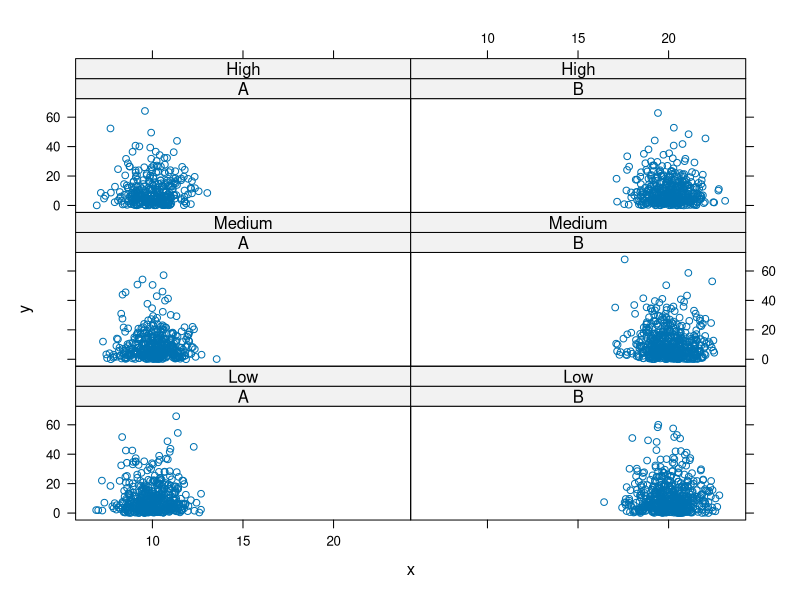

Source code (R):
# The idea here is to show how we can do a simulation with different
# combinations of settings and then organize the data into "long form"
# so that we can identify the outputs from each by the settings.

# We use two different settings - cond1 and cond2
# These have 2 and 3 possible values respectively.
# We run the simulation on all possible combinations of these two settings, i.e.
# 6 combinations.
# We replicate the simulation for each NumReplicates times.

# The simulation is simple here and just creates a data frame.
#
#

sim =
function(a, b, n = rpois(1, a + b))
    data.frame(x = rnorm(n, a), y = rexp(n, min(.1, b)))

# x = x, y = x*rep



cond1 = c("A", "B")
cond2 = c("High", "Medium", "Low")

mu = c(A = 10, B = 20)
rate = c(High = 40, Medium = 30, Low = 24)

NumReplicates = 10
 # Generate the 6 possible combinations of settings
# This is a data.frame of factors. We could use stringsAsFactors = FALSE
g = expand.grid(cond1, cond2)

# should be
# g = expand.grid(names etc....coz if you change name elsewhere, you could
# forget t change it here and then get an error

g

# note: see that there aren't any quotes around the strings, indicating that
# they're factors!

# Run the simulations for the 6 different levels.
# We could use apply() since these are character vectors
ans = lapply(seq_len(nrow(g)),
              function(i) {
                 settings = g[i,]
                 replicate(NumReplicates, sim(mu[settings[1,1]], rate[settings[1,2]]),
                           simplify = FALSE)
              })

# replicate uses sapply btw!

class(ans)
sapply(ans, class)
sapply(ans, length)

ans[[1]][[1]]

sapply(ans[[1]], nrow)
sapply(ans[[1]], class)



# note start--------------------------------------------------------------------
#  wouldn't g, mu and rate above be from the global environment? If we were to
# avoid using global variables, would the following be a decent approach?
ans = lapply(seq_len(nrow(g)),
              function(i, g, NumReplicates, mu, rate) {
                 settings = g[i,]
                 replicate(NumReplicates,
                           sim(mu[settings[1,1]], rate[settings[1,2]]),
                           simplify = FALSE)
              }, g, NumReplicates, mu, rate)

# breakdown of the above simulations for a single combination:
settings = g[1,] # combination of 'A' and 'High'
settings[1,1] # gives 'A'
mu[settings[1,1]] # gives 10, the value of mu for 'A' 
settings[1,2] # gives 'High'
rate[settings[1,2]] # gives 40, value of rate for 'High'
sim(mu[settings[1,1]], rate[settings[1,2]]) # single simulation set
# repeat simulation NumReplicates times
replicate(NumReplicates, sim(mu[settings[1,1]], rate[settings[1,2]]),
          simplify = FALSE)

# difference in results with and without simplify = FALSE
set.seed(0)
str(replicate(NumReplicates, sim(mu[settings[1,1]], rate[settings[1,2]]),
                 simplify = FALSE))

set.seed(0)
str(replicate(NumReplicates, sim(mu[settings[1,1]], rate[settings[1,2]])))

# ans is basically a nested list.
# First, it has 6 component lists corresponding to the 6 combinations of the conditions
# (cond1 and cond2)
# Each of the 6 components contain 10 replicates of the simulation.
# The simulation results themselves are dataframes.
# note end----------------------------------------------------------------------


# Now we convert the list of lists() of data frames to a single data frame
tmp = unlist(ans, recursive = FALSE)
length(tmp)
table(sapply(tmp, class))

ans1 = do.call(rbind, tmp)
class(ans)
dim(ans1)

# note start--------------------------------------------------------------------
# compare
str(tmp)
# with
str(unlist(ans))
# to appreciate why we use recursive = FALSE

# unlist() above removes the outtermost layer of condition
# 6 condition combinations * 10 replicates = 60 simulation dataframes

# We now have just a list of all the replicate dataframes, which are finally
# collapsed together with do.call and rbind
# note end----------------------------------------------------------------------


# Next we'll compute the appropriate values for cond1 and cond2 for each row
n = sapply(ans, function(x) sum(sapply(x, nrow)))
ans1$cond1 = rep(g[,1], n)
ans1$cond2 = ordered(rep(g[,2], n), labels = rev(cond2))

dim(ans1) # should be the same as sum(n)
sum(n)

# note start--------------------------------------------------------------------
# n = sapply(ans, function(x) sum(sapply(x, nrow)))
# eg. for the first cond1 cond2 combination
x = ans[[1]]
# length of simulation dataframes for each replicate
sapply(x, nrow)
# hence total no. of rows corresponding to first cond1 cond2 combination
sum(sapply(x, nrow))
# which is the same as
n[1]

# the above is repeated for each combination using another sapply
# finally the correct values of cond1 and cond2 are added to the approriate
# rows in ans1, the single dataframe containing all the sim results

# to understand the rep part:
g[,1] 

# say 
n2 = c(2, 3, 1, 6, 4, 8)
# then
c1 = rep(g[,1], n2)
# similarly
c2 = ordered(rep(g[,2], n2), labels = rev(cond2))

factor
# see how labels = levels. If you don't provide the levels above, you've
# made an error. so we made a labeling error. can specify both levels and labels
# and get all sorts of errors. can misrepresent the values
# labeling is a transformative action, after we've got the levels
# some such stuff!!
# Specify levels NOT labels

data.frame(c1,c2)
# which doesn't correspond to the combination sequence seen in g
g

# not using rev seems to work though
c2 = ordered(rep(g[,2], n2), labels = cond2)
data.frame(c1,c2)

# note end----------------------------------------------------------------------


# We also add the simulation/replicate number for each row within each of the 6 combinations of
# settings of cond1 and cond2
ans1$simNumber = unlist(sapply(ans, function(x) rep(seq(along = x), sapply(x, nrow))))
# Just check the results are sensible and correct
q1 = table(ans1$simNumber)
#  1   2   3   4   5   6   7   8   9  10 
#279 263 273 273 259 291 284 297 294 276 
q2 = sapply(ans, function(x) sapply(x, nrow))
#     [,1] [,2] [,3] [,4] [,5] [,6]
# [1,]   46   55   43   57   28   50
# [2,]   41   62   41   49   27   43
# [3,]   50   55   35   53   29   51
# [4,]   50   62   32   41   41   47
# [5,]   53   58   29   54   22   43
# [6,]   60   68   33   49   27   54
# [7,]   46   58   47   49   37   47
# [8,]   53   77   33   50   41   43
# [9,]   49   63   43   52   36   51
#[10,]   49   57   46   40   32   52
q3 = rowSums(sapply(ans, function(x) sapply(x, nrow)))
stopifnot(all(q1 == q3))

# Now we can plot these.
library(lattice)
xyplot(y ~ x | cond1 + cond2, ans1)
